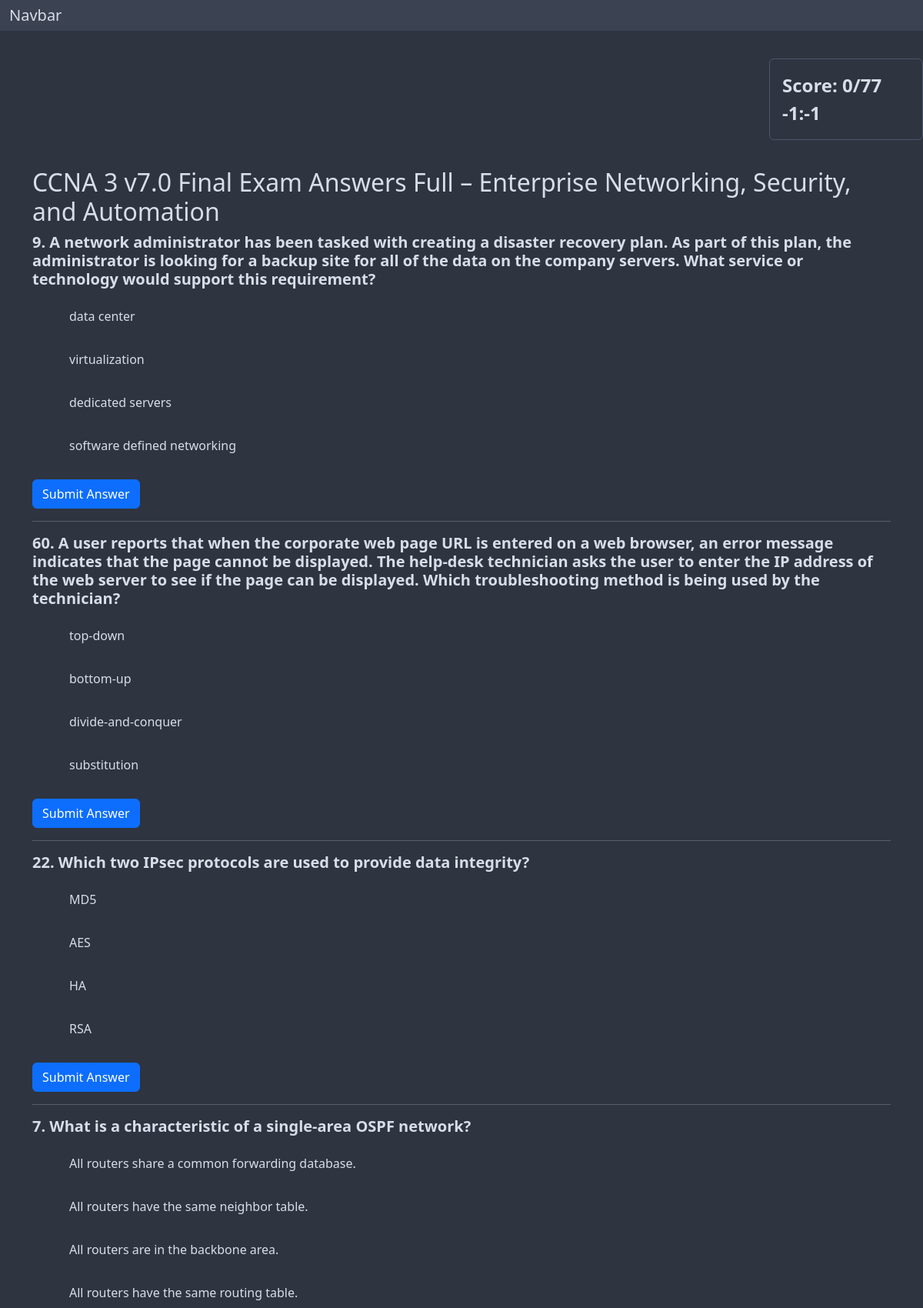
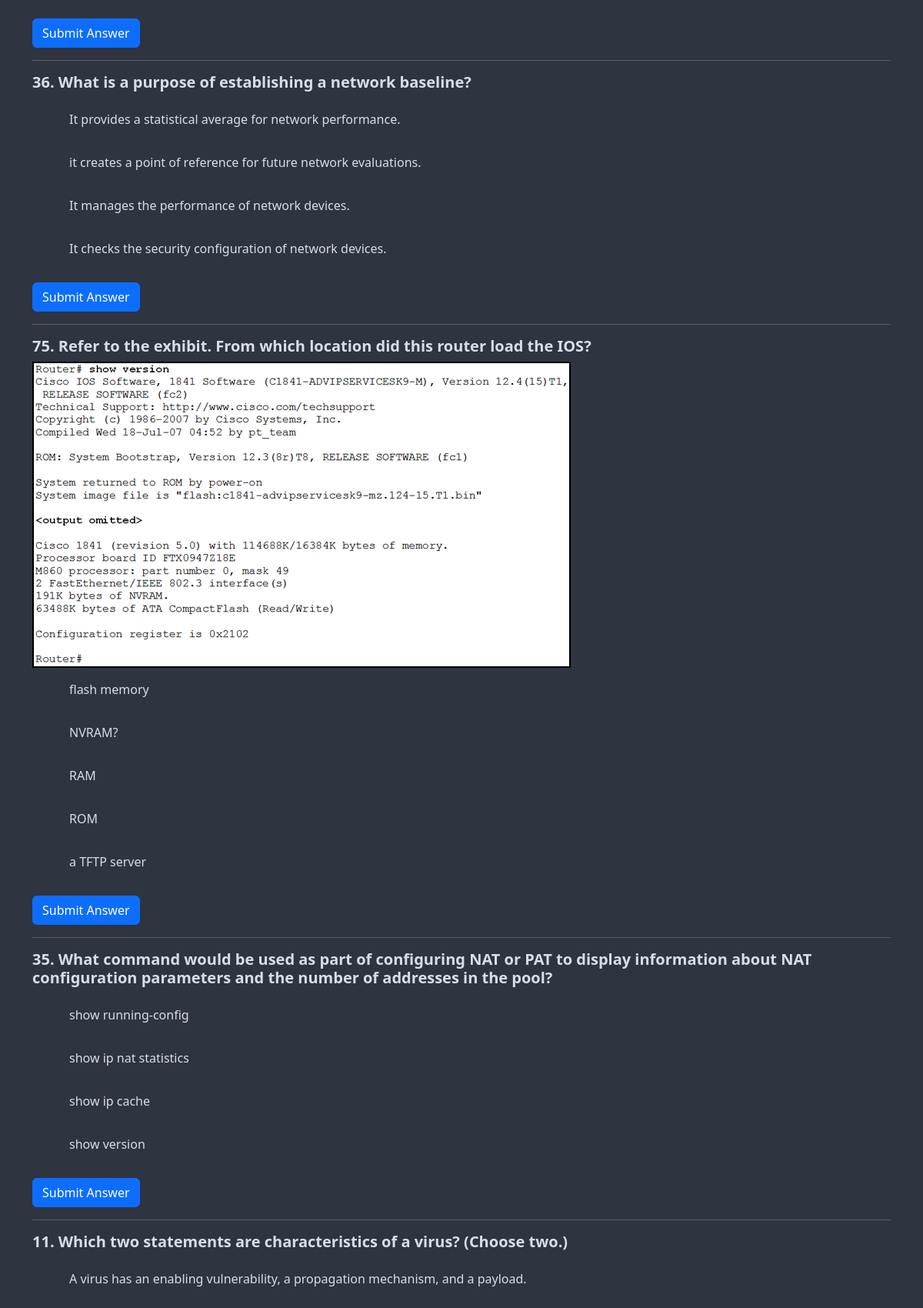
The page /take-test/1 (upper part) on the database its author committed (2 pictures, top to bottom).
### main/models.py (models this page shows, shortened)
class Test(models.Model):
    title = models.CharField(max_length=500)
    created_at = models.DateTimeField(default=timezone.now)
    questions = models.ManyToManyField('Question', blank=True)

class Question(models.Model):
    question = models.CharField(max_length=250)
    extra_information = models.TextField(null=True, blank=True)
    image = models.ImageField(upload_to='question-images', null=True, blank=True)
    answers = models.ManyToManyField('Answer', blank=True, related_name='question_answers')
    correct_answers = models.ManyToManyField('Answer', blank=True, related_name='question_correct_answers')
    explanation = models.TextField(null=True, blank=True)

class Answer(models.Model):
    question = models.ForeignKey('Question', on_delete=models.CASCADE, related_name='answer_question')
    answer = models.CharField(max_length=500)

### main/views.py (the view)
# urls.py: path('take-test/<int:test_id>', TakeTestView.as_view(), name='take-test'),
class TakeTestView(View):
    def get(self, request, test_id: int):
        test = get_object_or_404(Test, pk=test_id)
        duration = request.GET.get('duration')
        if duration == "30":
            questions = test.questions.all().order_by('?')[0:15]
        elif duration == "60":
            questions = test.questions.all().order_by('?')[0:30]
        else:
            questions = test.questions.all().order_by('?')
        return render(request, 'take_test.html', context={'test': test, 'questions': questions})

### main/templatetags/test_utils.py (called while the page is built)
@register.filter(name="get_correct_answers")
def get_correct_answers(question):
    return list(question.correct_answers.all().values_list('pk', flat=True))

### main/templates/take_test.html (shortened to what this page needs)
{% extends 'base.html' %}
{% load test_utils %}
{% block content %}
<div class="timer card card-body col-lg-2 offset-lg-10">
    <div id="score" class="score-text">Score: 0/{{ questions|length }}</div>
    <div id="timer" class="timer-text">00:00</div>
</div>
<div class="container">
    <div class="test">
        <h2 class="title">{{ test.title }}</h2>
        <div class="questions">
            {% for question in questions %}
            <h5>{{ question.question }}</h5>
            {% if question.image %}
            <img src="{{ question.image.url }}" alt="{{ question.question }} - image" class="img-fluid">
            {% endif %}
            <ul class="answers-list">
                {% for answer in question.answers.all %}
                <li id="answer{{ answer.pk }}" class="answer" onclick='addAnswer("{{ question.pk }}", "{{answer.pk}}")'>{{ answer.answer }}</li>
                {% endfor %}
            </ul>
            <button
                id="question-{{ question.pk }}-selector"
                class="btn btn-primary"
                onclick='selectAnswer("{{ question.pk }}", {{ question|get_correct_answers }})'
                >
                Submit Answer
            </button>
            <hr>
            {% endfor %}
        </div>
    </div>
</div>
{% endblock content %}

### main/static/css/style.css (style rules this page uses)
body { --light-background-1: #2E3440; --light-background-2: #3B4252; --light-background-3: #434C5E; --light-background-4: #4C566A; --dark-background-1: #D8DEE9; --dark-background-2: #E5E9F0; --dark-background-3: #ECEFF4; --dark-background-4: #EFF0F3; --frost-1: #8FBCBB; --frost-2: #88C0D0; --frost-3: #81A1C1; --frost-4: #5E81AC; --green-1: #8DA577; --green-2: #A3BE8C; --red-1: #BF616A; --red-2: #9C5159; --orange-1: #D08770; --orange-2: #B67562; --yellow-1: #EBCB8B; --yellow-2: #D1B479; --pink: #B48EAD; }
body.dark { --dark-background-1: #2E3440; --dark-background-2: #3B4252; --dark-background-3: #434C5E; --dark-background-4: #4C566A; --light-background-1: #D8DEE9; --light-background-2: #E5E9F0; --light-background-3: #ECEFF4; --light-background-4: #EFF0F3; --frost-1: #8FBCBB; --frost-2: #88C0D0; --frost-3: #81A1C1; --frost-4: #5E81AC; --green-1: #8DA577; --green-2: #A3BE8C; --red-1: #BF616A; --red-2: #9C5159; --orange-1: #D08770; --orange-2: #B67562; --yellow-1: #EBCB8B; --yellow-2: #D1B479; --pink: #B48EAD; }
html, body { background-color: var(--dark-background-1) !important; color: var(--light-background-1) !important; }
hr { background-color: var(--dark-background-3); }
.btn-primary { background-color: var(--frost-3); border-color: var(--frost-3); border-radius: 0; }
.card, .card div, .card .card-title, .card .section-heading, .card fieldset { background-color: var(--dark-background-2); }
html { background-color: var(--dark-background-1) !important; }
.card { border-color: var(--dark-background-4) !important; margin: 1.5em 0; background-color: var(--dark-background-1) !important; }

### main/templates/take_test.html (style rules this page uses)
.timer { position: absolute; top: 10px; right: 10px; font-size: 1.5rem; font-weight: bold; position: sticky; position: -webkit-sticky; }
.timer * { background-color: var(--dark-background-1) !important; }
.questions h5 { font-weight: bold; }
.answers-list .answer { list-style: none; padding: 1em; transition: background-color 0.3s ease; }

### rows shown on the page
Test: title "CCNA 3 v7.0 Final Exam Answers Full – Enterprise Networking, Security, and Automation"
Question: question "9. A network administrator has been tasked with creating a disaster recovery plan. As part of this plan, the administrator is looking for a backup site for all of the data on the company servers. What service or technology would support this requirement?"
Answer: answer "data center"
Answer: answer "virtualization"
Answer: answer "dedicated servers"
Answer: answer "software defined networking"
Question: question "60. A user reports that when the corporate web page URL is entered on a web browser, an error message indicates that the page cannot be displayed. The help-desk technician asks the user to enter the IP address of the web server to see if the page can be displayed. Which troubleshooting method is being used by the technician?"
Answer: answer "top-down"
Answer: answer "bottom-up"
Answer: answer "divide-and-conquer"
Answer: answer "substitution"
Question: question "22. Which two IPsec protocols are used to provide data integrity?"
Answer: answer "MD5"
Answer: answer "AES"
Answer: answer "HA"
Answer: answer "RSA"
Question: question "7. What is a characteristic of a single-area OSPF network?"
Answer: answer "All routers share a common forwarding database."
Answer: answer "All routers have the same neighbor table."
Answer: answer "All routers are in the backbone area."
Answer: answer "All routers have the same routing table."
Question: question "36. What is a purpose of establishing a network baseline?"
Answer: answer "It provides a statistical average for network performance."
Answer: answer "it creates a point of reference for future network evaluations."
Answer: answer "It manages the performance of network devices."
Answer: answer "It checks the security configuration of network devices."
Question: question "75. Refer to the exhibit. From which location did this router load the IOS?", image (picture)
Answer: answer "flash memory"
Answer: answer "NVRAM?"
Answer: answer "RAM"
Answer: answer "ROM"
Answer: answer "a TFTP server"
Question: question "35. What command would be used as part of configuring NAT or PAT to display information about NAT configuration parameters and the number of addresses in the pool?"
Answer: answer "show running-config"
Answer: answer "show ip nat statistics"
Answer: answer "show ip cache"
Answer: answer "show version"
Question: question "11. Which two statements are characteristics of a virus? (Choose two.)"
Answer: answer "A virus has an enabling vulnerability, a propagation mechanism, and a payload."

### other values the page prints
{{ questions|length }} "77"
